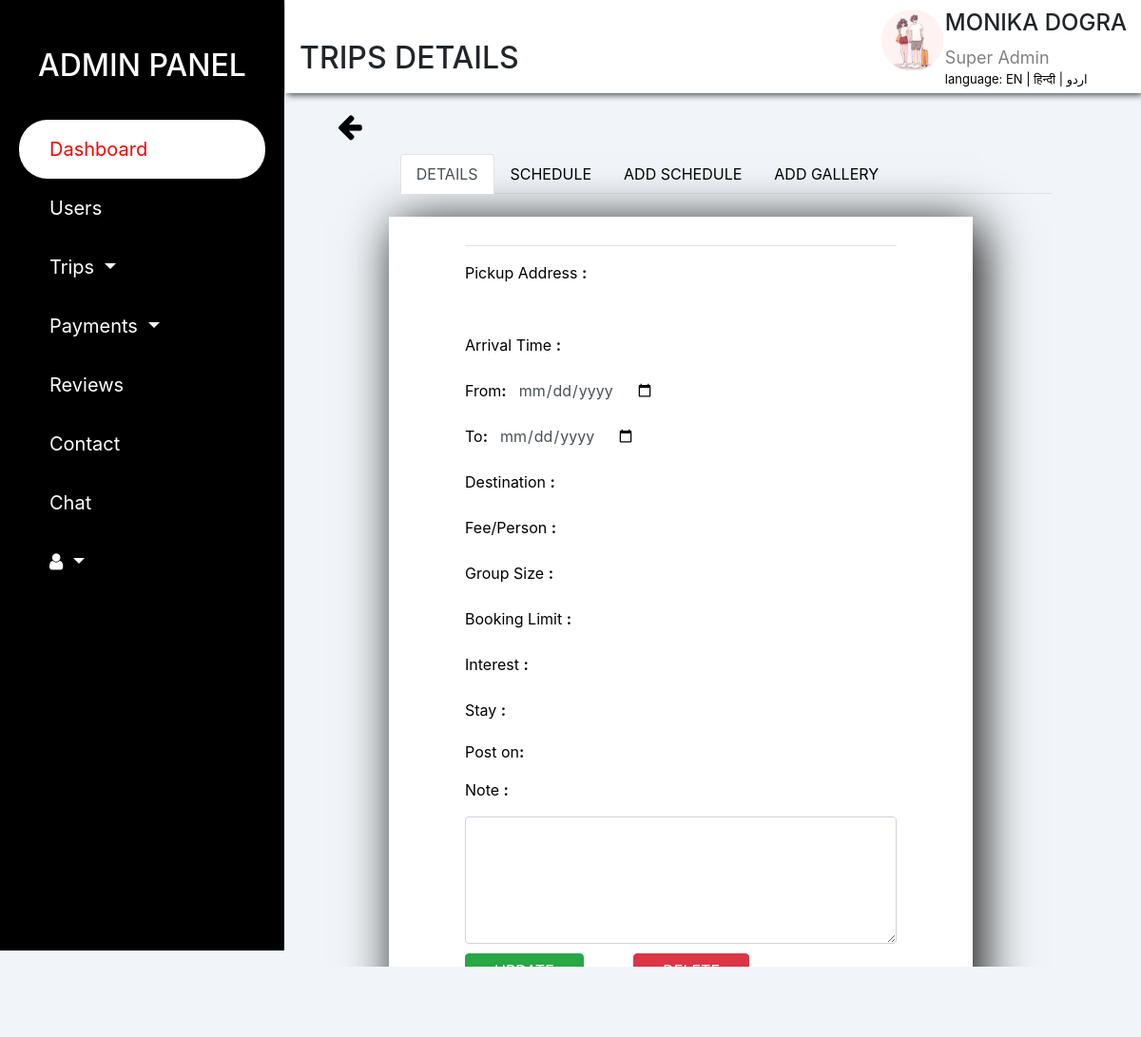
Page /weekend/explore/new_trip_details.php (signed in) on the committed database.
### tables this page shows
CREATE TABLE `user_tbl` (
  `u_id` smallint(8) UNSIGNED NOT NULL,
  `f_name` varchar(20) DEFAULT NULL,
  `l_name` varchar(20) DEFAULT NULL,
  `email` varchar(40) NOT NULL,
  `pswd` varchar(40) DEFAULT NULL,
  `status` tinyint(1) NOT NULL DEFAULT 0,
  `gender` char(6) NOT NULL DEFAULT 'Gender',
  `phone_no` char(10) NOT NULL,
  `alt_phone_no` char(10) NOT NULL,
  `zipcode` char(6) NOT NULL,
  `city` varchar(80) NOT NULL,
  `state` varchar(30) NOT NULL,
  `profile_pic` varchar(50) NOT NULL DEFAULT 'default.svg',
  `online` tinyint(1) NOT NULL DEFAULT 0,
  `reg_date` date NOT NULL DEFAULT current_timestamp()
);

### weekend/explore/new.php (called while the page is built, shortened)
<?php
 if (isset($_GET['lang'])) {
     $set_lang=$_GET['lang'];
  }else{
    $set_lang='en';
  }
  $lang=array();
if ($set_lang=='en') {
   $lang['lang']='Language';
  $lang['admin']='ADMIN PANEL';
  $lang['dash']='DASHBOARD';
  $lang['user']='USERS';
  $lang['trip']='Trips';
  $lang['pays']='Payments';
  $lang['s_dash']='Dashboard';
  $lang['rev']='Reviews';
  $lang['cont']='Contact';
  $lang['cht']='Chat';
  $lang['s_dash']='Dashboard';
  $lang['tang']='Users';
  $lang['trips']='Trips';
  $lang['confirm']='Confirmed trips';
  $lang['name']='MONIKA DOGRA';
  $lang['super']='Super Admin';
  $lang['traf']='Traffic';
  $lang['recent']='NEW TRIPS';
  $lang['t_title']='Trips Title';
  $lang['dat']='Date';
  $lang['status']='Status';
  $lang['see']='See All';
  $lang['new']='NEW USERS';
  $lang['mem']='Members';
  $lang['nam']='Name';
  $lang['acc_v']='Date';
  $lang['det']='Details';
  $lang['int']='Interest';
  $lang ['users_d']='USERS DETAILS';
  $lang ['email']='Email';
  $lang ['gen']='Gender';
  $lang ['phone']='Phone no.';
  $lang ['alt']='Alt P_no.';
  $lang ['add']='Address';
  $lang ['zip']='Zipcode';
  $lang ['verf']='Verification';
  $lang ['del']='delete';
  $lang['trans']='TRANSACTIONS';
   $lang ['trans_d']='TRANSACTION DETAILS';
   $lang['trip_n']='Trip name';
   $lang['fee']='Fee';
   $lang['p_memb']='Paid member';
   $lang['opera']='Operation';
   $lang['see_m']='see more';
   $lang['trip_d']='TRIPS DETAILS';
   $lang ['sch']='SCHEDULE';
   $lang ['vid']='VIDEO';
   $lang ['detl']='DETAILS';
   $lang ['vaish']='VAISHNO DEVI';
   $lang ['pick']='Pickup Address';
   $lang ['arr_t']='Arrival Time';
   $lang ['fr']='From';
   $lang ['to']='To';
   $lang ['dest']='Destination';
   $lang ['fe_per']='Fee/Person';
   $lang ['stay']='Stay';
   $lang ['pos']='Post on';
   $lang ['note']='Note';
   $lang ['up']='UPDATE';
}

### weekend/explore/php/code.php (called while the page is built, shortened)
<?php
abstract class clsConnection
{
    public function __construct()
    {
        $dbHost="localhost";
        $dbName="explore";
        $dbUser="root";
        $dbPassword="";
        try
        {
            $this->dbConn= new PDO("mysql:host=$dbHost;dbname=$dbName",$dbUser,$dbPassword);
        }
        catch(PDOException $e)
        {
            Echo "Connection failed" . $e->getMessage();
        }
    }
}
class clsUser extends clsConnection implements I_User
{
    public function GetUserDetail($u_id){
        try{
             $sql="SELECT * FROM user_tbl where u_id=:u_id";
             $stmt=$this->dbConn->prepare($sql);
             $stmt->bindParam(':u_id',$u_id);
             $stmt->execute();
             $result=$stmt->fetchAll();
           return $result;
        }
        catch (PDOException $e){
            echo "User Details Error:".$e->getMessage();
        }
    }
}
?>

### weekend/explore/new_trip_details.php (the view, shortened to what this page needs)
<?php session_start();
     require_once('php/code.php');
     include'new.php';
$u_id=$_SESSION['u_id'];
     $U_Obj=new clsUser();
     $fun=$U_Obj->GetUserDetail($u_id);
     $profile_pic="";
     foreach ($fun as $arr) {
        $a_name=$arr['f_name']." ".$arr['l_name'];
        $profile_pic=$arr['profile_pic'];
     }
 ?>
<!DOCTYPE html>
<html>
<head>
  <?php include'links/links.php'; ?>
  <link rel="stylesheet"  href="css/trip_details.css">
</head>
<body>
     <div class="container-fluid">
      <div class="row">
          <?php include'title_bar.php'; ?>
           <div class="col-md-9 col-sm-12">
               <div class="row dash_content">
                  <div class="col-12 header">
                    <div>
                   <h3> <i class="fa fa-bars" id="fa-bars" onclick="show();"></i></h3><h2><?php echo $lang['trip_d'];?></h2></div>
                    <div class="profile">
                      <div class="img">
                        <img src="../login/photo/<?php echo $profile_pic; ?>">
                      </div>
                      <h4><?php echo  $a_name;?></h4>
                      <span><?php echo $lang['super'];?></span>
                          <div class="multi_lang" >
                           <?php echo $lang['lang']; ?>: <a href="new_trip_details.php?lang=en">EN | </a><a href="new_trip_details.php?lang=hi">हिन्दी</a><a href="new_trip_details.php?lang=ur"> | اردو</a>
                        </div>
                    </div>
                  </div>
          <div class="col-lg-12">
          <a href="new_trip_tbl.php?lang=<?php echo $set_lang; ?>"> <i class="fa fa-arrow-left"></i></a>
              <div class="form-div">
                  <div class="container">
                    <ul class="nav nav-tabs" role="tablist">
                      <li class="nav-item">
                        <a class="nav-link active" data-toggle="tab" href="#home"><?php echo $lang['detl'];?></a>
                      </li>
                      <li class="nav-item">
                        <a class="nav-link" data-toggle="tab" href="#menu1"><?php echo $lang['sch'];?></a>
                      </li>
                      <li class="nav-item">
                        <a class="nav-link" data-toggle="tab" href="#menu2"><?php echo $lang['add_sch']; ?></a>
                      </li>
                      <li class="nav-item">
                        <a class="nav-link" data-toggle="tab" href="#menu3"><?php echo $lang['add_gal']; ?></a>
                      </li>
                    </ul>
                    <div class="tab-content">
                      <div id="home" class="container tab-pane active"><br>
                             <div class="form-design ">
                                   <form method="post">
                                     <hr>
                                   <p><?php echo $lang['pick'];?> <b>:</b> <input type="text" name="pick" value="<?php echo $pickup_point; ?>" class="form-control"> </p>
                                   <p><?php echo $lang['arr_t'];?> <b>:</b><input type="text" name="time" value="<?php echo $arrival_time; ?>" class="form-control"> </p>
                                   <p><?php echo $lang['fr'];?><b>:</b><input type="date" name="s_date" value="<?php echo $start_date; ?>" class="form-control"> </p>
                                   <p><?php echo $lang['to'];?><b>:</b><input type="date" name="e_date" value="<?php echo $end_date; ?>" class="form-control">  </p>
                                   <p><?php echo $lang['dest'];?> <b>:</b> <input type="text" name="destination" value="<?php echo $destination; ?>" class="form-control"></p>
                                   <p><?php echo $lang['fe_per'];?> <b>:</b><input type="number" name="fee" value="<?php echo $fee_charges; ?>" class="form-control"> </p>
                                   <p><?php echo $lang['group']; ?> <b>:</b> <input type="number" name="member" value="<?php echo $members; ?>" class="form-control"></p>
                                   <p><?php echo $lang['book_lim']; ?>  <b>:</b><input type="number" name="limit" value="<?php echo $booking_member; ?>" class="form-control"> </p>
                                   <p><?php echo $lang['int'];?> <b>:</b><input type="text" name="interest" value="<?php echo $cmn_interest; ?>" class="form-control"></p>
                                   <p><?php echo $lang['stay'];?> <b>:</b><input type="text" name="stay" value="<?php echo $stay_address; ?>" class="form-control"> </p>
                                   <p><?php echo $lang['pos'];?><b>:</b> <?php echo $post_date; ?></p>
                                   <p><?php echo $lang['note'];?> <b>:</b></p>
                                   <textarea class="form-control" rows="5" name="note"><?php echo $note; ?></textarea>
                                   <div class="btn-design">
                                    <button class="btn btn-success" name="update"><?php echo $lang['up'];?></button>&emsp;&emsp;&emsp;
                                    <button class="btn btn-danger" name="delete"><?php echo $lang['delt'];?></button>
                                   </div>
                                 </form>
                             </div>
                      </div>
                     </div>
                   </div>
            </div>
               </div>
               </div>
           </div>
        </div>
     </div>
</body>
</html>

### weekend/explore/css/trip_details.css (style rules this page uses)
body { background: #f1f5f9; }
.header { background:#fff; display: flex; justify-content: space-between; box-shadow: 2px 2px 7px rgba(0,0,0,0.7); }
.dash_content { padding-bottom: 0px; }
.profile .img { position: absolute; right: 13rem; top: 10px; width: 65px; }
.profile img { width: 100%; border-radius: 35px; }
.profile h4 { padding-top: 10px; text-transform: uppercase; }
.profile span { color: grey; font-size: 18px; }
.multi_lang { color: black; font-size: 13px; padding-bottom: 5px; }
.multi_lang a { color: black; }
.form-div { width: 100%; padding: 4rem 4rem; }
.fa-arrow-left { padding: 20px 40px; font-size:30px; cursor: pointer; color:black; float: left; }
.form-div .nav-item a { color: #000; }
.form-design { width: 90%; background: #fff; color: #000; padding: 14px 80px; box-shadow: 8px 8px 50px #000; }
.form-design input { border-width: 0; height:2rem; width: 75%; display: inline-flex; border-style: none; }
.btn-design { padding: 10px 0px; }
.btn-design .btn { padding: 5px 30px; }

### rows in the picture
user_tbl: profile_pic (picture), a_name "MONIKA DOGRA"

### other values in the picture
$lang['admin'] "ADMIN PANEL"
$lang['s_dash'] "Dashboard"
$lang['tang'] "Users"
$lang['trip'] "Trips"
$lang['pays'] "Payments"
$lang['rev'] "Reviews"
$lang['cont'] "Contact"
$lang['cht'] "Chat"
$lang['trip_d'] "TRIPS DETAILS"
$lang['super'] "Super Admin"
$lang['lang'] "language"
$lang['detl'] "DETAILS"
$lang['sch'] "SCHEDULE"
$lang['add_sch'] "ADD SCHEDULE"
$lang['add_gal'] "ADD GALLERY"
